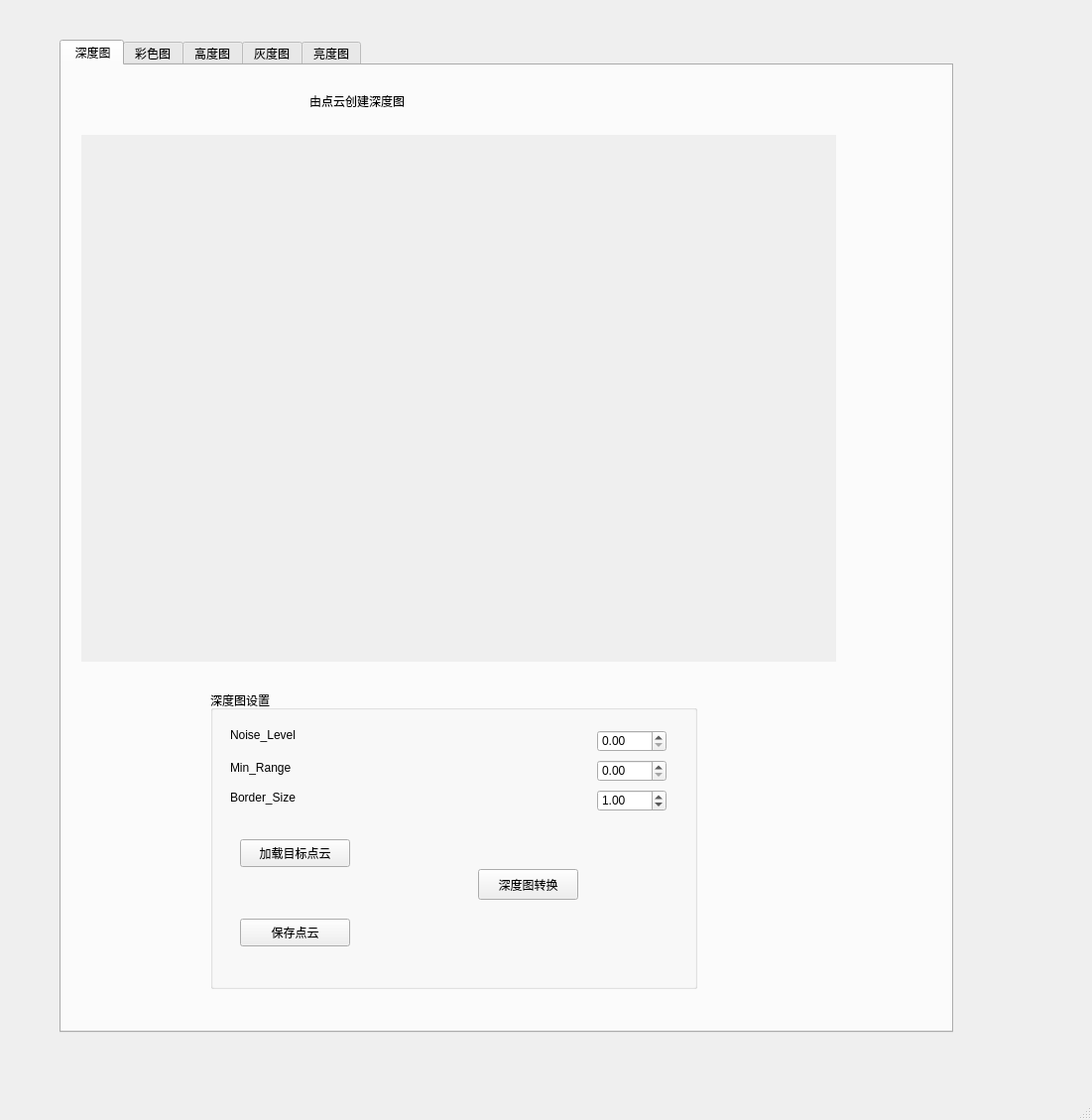
<?xml version="1.0" encoding="UTF-8"?>
<ui version="4.0">
 <class>Transform</class>
 <widget class="QMainWindow" name="Transform">
  <property name="geometry">
   <rect>
    <x>0</x>
    <y>0</y>
    <width>1101</width>
    <height>1129</height>
   </rect>
  </property>
  <property name="windowTitle">
   <string>PCL可视化操作</string>
  </property>
  <widget class="QWidget" name="centralwidget">
   <widget class="QTabWidget" name="tabWidget">
    <property name="geometry">
     <rect>
      <x>60</x>
      <y>40</y>
      <width>901</width>
      <height>1001</height>
     </rect>
    </property>
    <property name="currentIndex">
     <number>0</number>
    </property>
    <widget class="QWidget" name="tab">
     <attribute name="title">
      <string> 深度图</string>
     </attribute>
     <widget class="QLabel" name="label_2">
      <property name="geometry">
       <rect>
        <x>250</x>
        <y>20</y>
        <width>141</width>
        <height>31</height>
       </rect>
      </property>
      <property name="text">
       <string>由点云创建深度图</string>
      </property>
     </widget>
     <widget class="QVTKWidget" name="widget_1">
      <property name="geometry">
       <rect>
        <x>20</x>
        <y>70</y>
        <width>761</width>
        <height>531</height>
       </rect>
      </property>
      <property name="autoFillBackground">
       <bool>true</bool>
      </property>
     </widget>
     <widget class="QGroupBox" name="groupBox_9">
      <property name="geometry">
       <rect>
        <x>150</x>
        <y>630</y>
        <width>491</width>
        <height>301</height>
       </rect>
      </property>
      <property name="title">
       <string>深度图设置</string>
      </property>
      <widget class="QLabel" name="label_31">
       <property name="geometry">
        <rect>
         <x>20</x>
         <y>35</y>
         <width>151</width>
         <height>20</height>
        </rect>
       </property>
       <property name="text">
        <string>Noise_Level</string>
       </property>
      </widget>
      <widget class="QDoubleSpinBox" name="NOTBox_6">
       <property name="geometry">
        <rect>
         <x>390</x>
         <y>70</y>
         <width>70</width>
         <height>22</height>
        </rect>
       </property>
       <property name="singleStep">
        <double>0.010000000000000</double>
       </property>
       <property name="value">
        <double>0.000000000000000</double>
       </property>
      </widget>
      <widget class="QDoubleSpinBox" name="MNBBox_6">
       <property name="geometry">
        <rect>
         <x>390</x>
         <y>40</y>
         <width>70</width>
         <height>22</height>
        </rect>
       </property>
       <property name="singleStep">
        <double>0.010000000000000</double>
       </property>
       <property name="value">
        <double>0.000000000000000</double>
       </property>
      </widget>
      <widget class="QLabel" name="label_32">
       <property name="geometry">
        <rect>
         <x>20</x>
         <y>70</y>
         <width>211</width>
         <height>16</height>
        </rect>
       </property>
       <property name="text">
        <string>Min_Range</string>
       </property>
      </widget>
      <widget class="QDoubleSpinBox" name="NOTBox_7">
       <property name="geometry">
        <rect>
         <x>390</x>
         <y>100</y>
         <width>70</width>
         <height>22</height>
        </rect>
       </property>
       <property name="singleStep">
        <double>0.010000000000000</double>
       </property>
       <property name="value">
        <double>1.000000000000000</double>
       </property>
      </widget>
      <widget class="QLabel" name="label_33">
       <property name="geometry">
        <rect>
         <x>20</x>
         <y>100</y>
         <width>211</width>
         <height>16</height>
        </rect>
       </property>
       <property name="text">
        <string>Border_Size</string>
       </property>
      </widget>
      <widget class="QPushButton" name="executeButton">
       <property name="geometry">
        <rect>
         <x>270</x>
         <y>180</y>
         <width>101</width>
         <height>31</height>
        </rect>
       </property>
       <property name="text">
        <string>深度图转换</string>
       </property>
      </widget>
      <widget class="QPushButton" name="loadSceneBut">
       <property name="geometry">
        <rect>
         <x>30</x>
         <y>150</y>
         <width>111</width>
         <height>28</height>
        </rect>
       </property>
       <property name="text">
        <string>加载目标点云</string>
       </property>
      </widget>
      <widget class="QPushButton" name="pushButton">
       <property name="geometry">
        <rect>
         <x>30</x>
         <y>230</y>
         <width>111</width>
         <height>28</height>
        </rect>
       </property>
       <property name="text">
        <string>保存点云</string>
       </property>
      </widget>
     </widget>
    </widget>
    <widget class="QWidget" name="tab_2">
     <attribute name="title">
      <string>彩色图</string>
     </attribute>
     <widget class="QVTKWidget" name="widget_2">
      <property name="geometry">
       <rect>
        <x>30</x>
        <y>50</y>
        <width>761</width>
        <height>631</height>
       </rect>
      </property>
      <property name="autoFillBackground">
       <bool>true</bool>
      </property>
     </widget>
     <widget class="QLabel" name="label_3">
      <property name="geometry">
       <rect>
        <x>260</x>
        <y>0</y>
        <width>141</width>
        <height>31</height>
       </rect>
      </property>
      <property name="text">
       <string>Z字段渲染图</string>
      </property>
     </widget>
     <widget class="QPushButton" name="loadSceneBut_2">
      <property name="geometry">
       <rect>
        <x>170</x>
        <y>750</y>
        <width>111</width>
        <height>28</height>
       </rect>
      </property>
      <property name="text">
       <string>加载目标点云</string>
      </property>
     </widget>
     <widget class="QPushButton" name="executeButton_2">
      <property name="geometry">
       <rect>
        <x>390</x>
        <y>760</y>
        <width>93</width>
        <height>28</height>
       </rect>
      </property>
      <property name="text">
       <string>执行转换</string>
      </property>
     </widget>
     <widget class="QPushButton" name="pushButton_2">
      <property name="geometry">
       <rect>
        <x>600</x>
        <y>760</y>
        <width>93</width>
        <height>28</height>
       </rect>
      </property>
      <property name="text">
       <string>保存点云</string>
      </property>
     </widget>
    </widget>
    <widget class="QWidget" name="tab_3">
     <attribute name="title">
      <string>高度图</string>
     </attribute>
     <widget class="QVTKWidget" name="widget_3">
      <property name="geometry">
       <rect>
        <x>20</x>
        <y>60</y>
        <width>811</width>
        <height>601</height>
       </rect>
      </property>
      <property name="autoFillBackground">
       <bool>true</bool>
      </property>
     </widget>
     <widget class="QLabel" name="label_17">
      <property name="geometry">
       <rect>
        <x>250</x>
        <y>10</y>
        <width>141</width>
        <height>31</height>
       </rect>
      </property>
      <property name="text">
       <string>高度图设置</string>
      </property>
     </widget>
     <widget class="QPushButton" name="executeButton_3">
      <property name="geometry">
       <rect>
        <x>270</x>
        <y>730</y>
        <width>93</width>
        <height>28</height>
       </rect>
      </property>
      <property name="text">
       <string>执行转换</string>
      </property>
     </widget>
     <widget class="QPushButton" name="loadSceneBut_3">
      <property name="geometry">
       <rect>
        <x>90</x>
        <y>730</y>
        <width>111</width>
        <height>28</height>
       </rect>
      </property>
      <property name="text">
       <string>加载目标点云</string>
      </property>
     </widget>
     <widget class="QPushButton" name="pushButton_3">
      <property name="geometry">
       <rect>
        <x>470</x>
        <y>730</y>
        <width>93</width>
        <height>28</height>
       </rect>
      </property>
      <property name="text">
       <string>保存点云</string>
      </property>
     </widget>
    </widget>
    <widget class="QWidget" name="tab_5">
     <attribute name="title">
      <string>灰度图</string>
     </attribute>
     <widget class="QLabel" name="label_37">
      <property name="geometry">
       <rect>
        <x>270</x>
        <y>20</y>
        <width>141</width>
        <height>31</height>
       </rect>
      </property>
      <property name="text">
       <string>灰度图设置</string>
      </property>
     </widget>
     <widget class="QVTKWidget" name="widget_4">
      <property name="geometry">
       <rect>
        <x>40</x>
        <y>70</y>
        <width>811</width>
        <height>601</height>
       </rect>
      </property>
      <property name="autoFillBackground">
       <bool>true</bool>
      </property>
     </widget>
     <widget class="QPushButton" name="executeButton_4">
      <property name="geometry">
       <rect>
        <x>370</x>
        <y>720</y>
        <width>93</width>
        <height>28</height>
       </rect>
      </property>
      <property name="text">
       <string>执行转换</string>
      </property>
     </widget>
     <widget class="QPushButton" name="loadSceneBut_4">
      <property name="geometry">
       <rect>
        <x>170</x>
        <y>720</y>
        <width>111</width>
        <height>28</height>
       </rect>
      </property>
      <property name="text">
       <string>加载目标点云</string>
      </property>
     </widget>
     <widget class="QPushButton" name="pushButton_4">
      <property name="geometry">
       <rect>
        <x>600</x>
        <y>720</y>
        <width>93</width>
        <height>28</height>
       </rect>
      </property>
      <property name="text">
       <string>保存点云</string>
      </property>
     </widget>
    </widget>
    <widget class="QWidget" name="tab_4">
     <attribute name="title">
      <string>亮度图</string>
     </attribute>
     <widget class="QVTKWidget" name="widget_5">
      <property name="geometry">
       <rect>
        <x>10</x>
        <y>50</y>
        <width>761</width>
        <height>631</height>
       </rect>
      </property>
      <property name="autoFillBackground">
       <bool>true</bool>
      </property>
     </widget>
     <widget class="QLabel" name="label_23">
      <property name="geometry">
       <rect>
        <x>240</x>
        <y>10</y>
        <width>141</width>
        <height>31</height>
       </rect>
      </property>
      <property name="text">
       <string>亮度图设置</string>
      </property>
     </widget>
     <widget class="QPushButton" name="loadSceneBut_5">
      <property name="geometry">
       <rect>
        <x>80</x>
        <y>740</y>
        <width>111</width>
        <height>28</height>
       </rect>
      </property>
      <property name="text">
       <string>加载目标点云</string>
      </property>
     </widget>
     <widget class="QPushButton" name="executeButton_5">
      <property name="geometry">
       <rect>
        <x>270</x>
        <y>740</y>
        <width>93</width>
        <height>28</height>
       </rect>
      </property>
      <property name="text">
       <string>执行转换</string>
      </property>
     </widget>
     <widget class="QPushButton" name="pushButton_5">
      <property name="geometry">
       <rect>
        <x>470</x>
        <y>740</y>
        <width>93</width>
        <height>28</height>
       </rect>
      </property>
      <property name="text">
       <string>保存点云</string>
      </property>
     </widget>
    </widget>
   </widget>
  </widget>
  <widget class="QMenuBar" name="menubar">
   <property name="geometry">
    <rect>
     <x>0</x>
     <y>0</y>
     <width>1101</width>
     <height>26</height>
    </rect>
   </property>
  </widget>
  <widget class="QStatusBar" name="statusbar"/>
 </widget>
 <customwidgets>
  <customwidget>
   <class>QVTKWidget</class>
   <extends>QWidget</extends>
   <header>QVTKWidget.h</header>
   <container>1</container>
  </customwidget>
 </customwidgets>
 <resources/>
 <connections/>
</ui>
